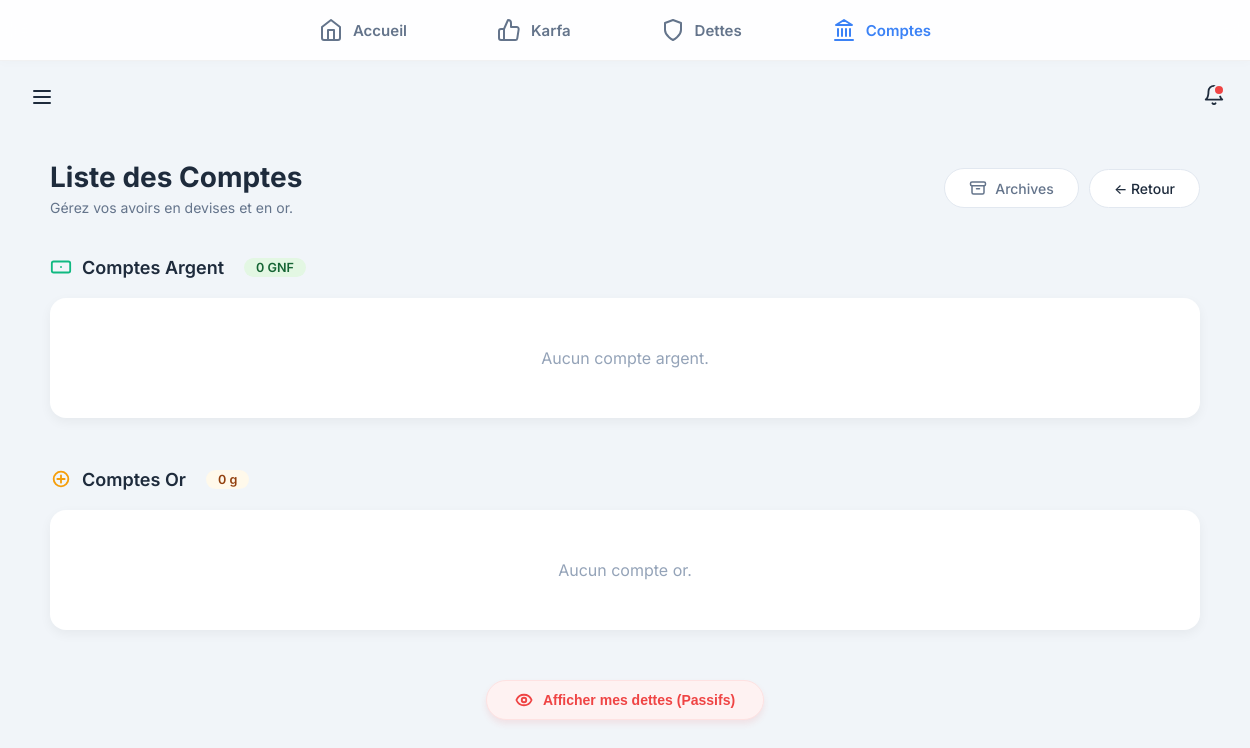
Before: /comptes/liste/ (signed in) with the older database file.
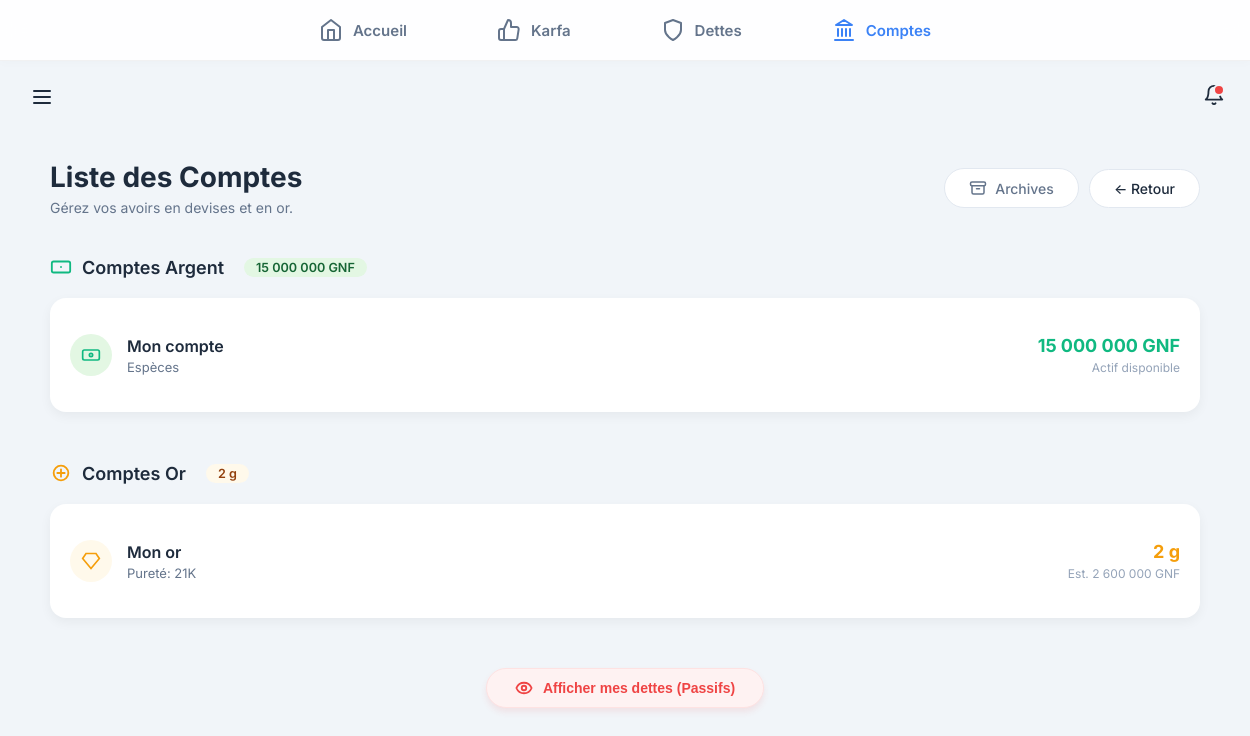
After: the same page with the newer database file.
### backend/modules/comptes/models/argent.py (models this page shows, shortened)
class CompteArgent(models.Model):
    TYPE_CHOIX = [
        ('BANQUE', 'Banque'),
        ('MOBILE_MONEY', 'Mobile Money'),
        ('CASH', 'Espèces'),
        ('DETTE', 'Dettes'),
        ('AUTRE', 'Autre'),
    ]
    nom = models.CharField(max_length=50) # Retrait de unique=True car plusieurs utilisateurs peuvent avoir un compte "Cash"
    cree_par = models.ForeignKey('auth.User', on_delete=models.CASCADE, related_name='comptes_argent', null=True)
    type_compte = models.CharField(max_length=20, choices=TYPE_CHOIX)
    solde = models.DecimalField(max_digits=12, decimal_places=0, default=0)
    dette_liee = models.ForeignKey('dettes.Dette', on_delete=models.SET_NULL, null=True, blank=True, related_name='comptes_argent_lies')
    date_creation = models.DateTimeField(auto_now_add=True)
    archive = models.BooleanField(default=False)
    date_archivage = models.DateTimeField(null=True, blank=True)

### backend/modules/comptes/models/or_.py (models this page shows, shortened)
class CompteOr(models.Model):
    nom = models.CharField(max_length=50)
    cree_par = models.ForeignKey('auth.User', on_delete=models.CASCADE, related_name='comptes_or', null=True)
    poids_grammes = models.DecimalField(max_digits=10, decimal_places=3)
    carat = models.IntegerField(null=True, blank=True)
    date_creation = models.DateTimeField(auto_now_add=True)
    archive = models.BooleanField(default=False)
    date_archivage = models.DateTimeField(null=True, blank=True)

### backend/modules/comptes/views/liste.py (the view)
# urls.py: path('liste/', liste_comptes, name='liste_comptes'),
@login_required
def liste_comptes(request):
    comptes_argent_base = CompteArgent.objects.filter(cree_par=request.user, archive=False).order_by('nom')
    comptes_argent = comptes_argent_base.exclude(type_compte='DETTE')
    comptes_dette = CompteArgent.objects.filter(
        cree_par=request.user,
        archive=False,
        type_compte='DETTE'
    ).select_related('dette_liee')
    comptes_or = CompteOr.objects.filter(cree_par=request.user, archive=False).order_by('nom')
    total_argent = comptes_argent.aggregate(total=Sum('solde'))['total'] or 0
    total_dette = comptes_dette.aggregate(total=Sum('solde'))['total'] or 0
    total_poids_or = comptes_or.aggregate(total=Sum('poids_grammes'))['total'] or 0
    prix_or = get_latest_prix_or(request.user)
    if prix_or:
        for c in comptes_or:
            c.valeur_gnf = c.poids_grammes * prix_or.prix_gramme
    karfas = Karfa.objects.filter(
        cree_par=request.user,
        archive=False,
        statut__in=['ACTIF', 'PARTIELLEMENT_RENDU']
    ).exclude(statut='RENDU_TOTAL').prefetch_related('mouvements')
    dic_personnes = {}
    for k in karfas:
        nom = k.beneficiaire
        if nom not in dic_personnes:
            dic_personnes[nom] = {'beneficiaire': nom, 'total': 0, 'dernier_mouvement': None}
        dic_personnes[nom]['total'] += k.montant_actuel
        last_m = k.mouvements.order_by('-date').first()
        if last_m:
            if not dic_personnes[nom]['dernier_mouvement'] or last_m.date > dic_personnes[nom]['dernier_mouvement']:
                dic_personnes[nom]['dernier_mouvement'] = last_m.date
    karfa_par_personne = sorted(dic_personnes.values(), key=lambda x: x['total'], reverse=True)
    return render(request, 'modules/comptes/liste.html', {
        'comptes_argent': comptes_argent,
        'comptes_dette': comptes_dette,
        'comptes_or': comptes_or,
        'total_argent': total_argent,
        'total_dette': total_dette,
        'karfa_par_personne': karfa_par_personne,
        'total_poids_or': total_poids_or,
        'prix_or': prix_or,
    })

### backend/modules/core/services/prix_or_service.py (called while the page is built)
def get_latest_prix_or(user=None) -> Optional[PrixOrParam]:
    if not user or user.is_anonymous:
        return None
    try:
        return PrixOrParam.objects.filter(cree_par=user).latest()
    except PrixOrParam.DoesNotExist:
        return None

### backend/modules/core/templatetags/custom_filters.py (called while the page is built)
@register.filter
def milliers(value):
    try:
        num = float(value)
        if num == int(num):
            return f"{int(num):,}".replace(",", " ")
        return f"{num:,.3f}".rstrip('0').rstrip('.').replace(",", " ").replace(".", ",")
    except:
        return value

### frontend/templates/modules/comptes/liste.html (shortened to what the changed rows need)
{% extends "base.html" %}
{% load static %}
{% load custom_filters %}
{% block content %}
<link rel="stylesheet" href="{% static 'css/comptes.css' %}">
<link rel="stylesheet" href="{% static 'css/tableaux.css' %}">
<div class="comptes-accueil-container" style="max-width: 1200px; margin: 0 auto;">
    <div class="page-header" style="display: flex; justify-content: space-between; align-items: center; margin-bottom: 40px; flex-wrap: wrap; gap: 15px;">
        <div>
            <h1 class="page-title" style="margin: 0; color: #1e2b3c;">Liste des Comptes</h1>
        </div>
    </div>
    <div style="margin-bottom: 50px;">
        <div class="section-title" style="display: flex; align-items: center; gap: 10px; margin-bottom: 20px; font-weight: 600; font-size: 18px; color: #1e2b3c;">
            <svg width="22" height="22" viewBox="0 0 24 24" fill="none" stroke="#10b981" stroke-width="2" stroke-linecap="round" stroke-linejoin="round">
                <rect x="2" y="6" width="20" height="12" rx="2"></rect>
                <path d="M12 12h.01"></path>
            </svg>
            Comptes Argent
            <span style="font-size: 0.7em; background: #e3f7e3; padding: 2px 12px; border-radius: 20px; color: #166534; font-weight: 600; margin-left: 10px;">
                {{ total_argent|milliers }} GNF
            </span>
        </div>
        <div class="table-container">
            {% for compte in comptes_argent %}
            <a href="{% url 'comptes:detail_compte' compte.id %}?type=argent" class="table-row">
                <div class="row-left">
                    <div class="row-icon" style="background: #e3f7e3; color: #10b981;">
                        <svg width="20" height="20" viewBox="0 0 24 24" fill="none" stroke="currentColor" stroke-width="2">
                            <rect x="2" y="6" width="20" height="12" rx="2"></rect>
                            <circle cx="12" cy="12" r="2"></circle>
                        </svg>
                    </div>
                    <div class="row-info">
                        <span class="row-title">{{ compte.nom }}</span>
                        <span class="row-subtitle">{{ compte.get_type_compte_display }}</span>
                    </div>
                </div>
                <div class="row-right">
                    <div class="row-amount" style="color: #10b981;">{{ compte.solde|milliers }} GNF</div>
                    <span class="row-hint">Actif disponible</span>
                </div>
            </a>
            {% empty %}
            <div style="text-align: center; padding: 30px; color: #94a3b8;">Aucun compte argent.</div>
            {% endfor %}
        </div>
    </div>
    <div style="margin-bottom: 50px;">
        <div class="section-title" style="display: flex; align-items: center; gap: 10px; margin-bottom: 20px; font-weight: 600; font-size: 18px; color: #1e2b3c;">
            <svg width="22" height="22" viewBox="0 0 24 24" fill="none" stroke="#f59e0b" stroke-width="2" stroke-linecap="round" stroke-linejoin="round">
                <circle cx="12" cy="12" r="8"></circle>
                <path d="M12 8v8M8 12h8" />
            </svg>
            Comptes Or
            <span style="font-size: 0.7em; background: #fff9eb; padding: 2px 12px; border-radius: 20px; color: #92400e; font-weight: 600; margin-left: 10px;">
                {{ total_poids_or|floatformat:-2 }} g
            </span>
        </div>
        <div class="table-container">
            {% for compte in comptes_or %}
            <a href="{% url 'comptes:detail_compte' compte.id %}?type=or" class="table-row">
                <div class="row-left">
                    <div class="row-icon" style="background: #fff9eb; color: #f59e0b;">
                        <svg width="20" height="20" viewBox="0 0 24 24" fill="none" stroke="currentColor" stroke-width="2">
                            <path d="M6 3h12l4 6-10 12L2 9z" />
                        </svg>
                    </div>
                    <div class="row-info">
                        <span class="row-title">{{ compte.nom }}</span>
                        <span class="row-subtitle">Pureté: {{ compte.carat }}K</span>
                    </div>
                </div>
                <div class="row-right">
                    <div class="row-amount" style="color: #f59e0b;">{{ compte.poids_grammes|floatformat:-2 }} g</div>
                    {% if compte.valeur_gnf %}
                    <span class="row-hint">Est. {{ compte.valeur_gnf|milliers }} GNF</span>
                    {% endif %}
                </div>
            </a>
            {% empty %}
            <div style="text-align: center; padding: 30px; color: #94a3b8;">Aucun compte or.</div>
            {% endfor %}
        </div>
    </div>
</div>
{% endblock %}

Changed rows visible on the page:
now on this page (row edited): CompteArgent: nom "Mon compte", type_compte "Espèces", solde|milliers "15 000 000"
now on this page (row edited): CompteOr: nom "Mon or", carat "21", poids_grammes "2", valeur_gnf|milliers "2 600 000"
Other visible differences:
{{ total_argent|milliers }}: "0" → "15 000 000"
{{ total_poids_or|floatformat:-2 }}: "0" → "2"
text no longer shown: "Aucun compte argent. Aucun compte or."
